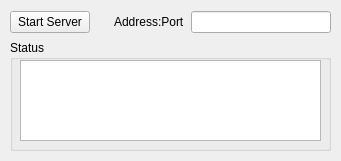
<?xml version="1.0" encoding="UTF-8"?>
<ui version="4.0">
 <class>VolumeServerWidget</class>
 <widget class="QWidget" name="VolumeServerWidget">
  <property name="geometry">
   <rect>
    <x>0</x>
    <y>0</y>
    <width>341</width>
    <height>161</height>
   </rect>
  </property>
  <property name="windowTitle">
   <string>Form</string>
  </property>
  <widget class="QWidget" name="gridLayoutWidget">
   <property name="geometry">
    <rect>
     <x>10</x>
     <y>10</y>
     <width>321</width>
     <height>24</height>
    </rect>
   </property>
   <layout class="QGridLayout" name="gridLayout">
    <item row="0" column="0">
     <widget class="QPushButton" name="toggleServerButton">
      <property name="text">
       <string>Start Server</string>
      </property>
      <property name="checkable">
       <bool>false</bool>
      </property>
     </widget>
    </item>
    <item row="0" column="2">
     <widget class="QLabel" name="addrPortLabel">
      <property name="text">
       <string>Address:Port</string>
      </property>
     </widget>
    </item>
    <item row="0" column="3">
     <widget class="QLineEdit" name="addrPortLineEdit">
      <property name="minimumSize">
       <size>
        <width>140</width>
        <height>0</height>
       </size>
      </property>
      <property name="readOnly">
       <bool>true</bool>
      </property>
     </widget>
    </item>
    <item row="0" column="1">
     <spacer name="horizontalSpacer">
      <property name="orientation">
       <enum>Qt::Horizontal</enum>
      </property>
      <property name="sizeHint" stdset="0">
       <size>
        <width>20</width>
        <height>20</height>
       </size>
      </property>
     </spacer>
    </item>
   </layout>
  </widget>
  <widget class="QGroupBox" name="statusGroupBox">
   <property name="geometry">
    <rect>
     <x>10</x>
     <y>40</y>
     <width>321</width>
     <height>111</height>
    </rect>
   </property>
   <property name="title">
    <string>Status</string>
   </property>
   <property name="flat">
    <bool>false</bool>
   </property>
   <property name="checkable">
    <bool>false</bool>
   </property>
   <widget class="QPlainTextEdit" name="statusTextEdit">
    <property name="geometry">
     <rect>
      <x>10</x>
      <y>20</y>
      <width>301</width>
      <height>81</height>
     </rect>
    </property>
    <property name="readOnly">
     <bool>true</bool>
    </property>
    <property name="backgroundVisible">
     <bool>false</bool>
    </property>
   </widget>
  </widget>
 </widget>
 <resources/>
 <connections/>
</ui>
